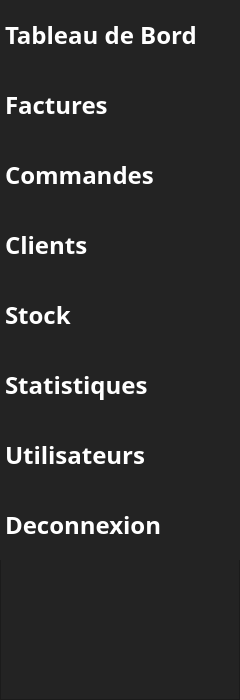
   <widget class="QFrame" name="frame_menu">
    <property name="geometry">
     <rect>
      <x>0</x>
      <y>0</y>
      <width>240</width>
      <height>700</height>
     </rect>
    </property>
    <property name="styleSheet">
     <string notr="true">background-color: rgb(35, 35, 35);</string>
    </property>
    <property name="frameShape">
     <enum>QFrame::StyledPanel</enum>
    </property>
    <property name="frameShadow">
     <enum>QFrame::Raised</enum>
    </property>
    <widget class="QPushButton" name="bouton_dashboard">
     <property name="geometry">
      <rect>
       <x>0</x>
       <y>0</y>
       <width>240</width>
       <height>70</height>
      </rect>
     </property>
     <property name="font">
      <font>
       <family>Century Gothic</family>
       <pointsize>18</pointsize>
       <weight>75</weight>
       <bold>true</bold>
      </font>
     </property>
     <property name="styleSheet">
      <string notr="true">QPushButton {
	color: rgb(255, 255, 255);
	border: 0px solid;
	text-align:left;
	padding-left:5px;
}
QPushButton:hover {
	background-color: rgb(85, 170, 255);
}</string>
     </property>
     <property name="text">
      <string>Tableau de Bord</string>
     </property>
     <property name="iconSize">
      <size>
       <width>30</width>
       <height>30</height>
      </size>
     </property>
     <property name="autoDefault">
      <bool>true</bool>
     </property>
     <property name="default">
      <bool>false</bool>
     </property>
     <property name="flat">
      <bool>false</bool>
     </property>
    </widget>
    <widget class="QPushButton" name="bouton_deconnexion">
     <property name="geometry">
      <rect>
       <x>0</x>
       <y>490</y>
       <width>240</width>
       <height>70</height>
      </rect>
     </property>
     <property name="font">
      <font>
       <family>Century Gothic</family>
       <pointsize>18</pointsize>
       <weight>75</weight>
       <bold>true</bold>
      </font>
     </property>
     <property name="styleSheet">
      <string notr="true">QPushButton {
	color: rgb(255, 255, 255);
	border: 0px solid;
	text-align:left;
	padding-left:5px;
}
QPushButton:hover {
	background-color: rgb(85, 170, 255); 
}</string>
     </property>
     <property name="text">
      <string>Deconnexion</string>
     </property>
    </widget>
    <widget class="QPushButton" name="bouton_clients">
     <property name="geometry">
      <rect>
       <x>0</x>
       <y>210</y>
       <width>240</width>
       <height>70</height>
      </rect>
     </property>
     <property name="font">
      <font>
       <family>Century Gothic</family>
       <pointsize>18</pointsize>
       <weight>75</weight>
       <bold>true</bold>
      </font>
     </property>
     <property name="styleSheet">
      <string notr="true">QPushButton {
	color: rgb(255, 255, 255);
	border: 0px solid;
	text-align:left;
	padding-left:5px;
}
QPushButton:hover {
	background-color: rgb(85, 170, 255); 
}</string>
     </property>
     <property name="text">
      <string>Clients</string>
     </property>
    </widget>
    <widget class="QPushButton" name="bouton_commandes">
     <property name="geometry">
      <rect>
       <x>0</x>
       <y>140</y>
       <width>240</width>
       <height>70</height>
      </rect>
     </property>
     <property name="font">
      <font>
       <family>Century Gothic</family>
       <pointsize>18</pointsize>
       <weight>75</weight>
       <bold>true</bold>
      </font>
     </property>
     <property name="styleSheet">
      <string notr="true">QPushButton {
	color: rgb(255, 255, 255);
	border: 0px solid;
	text-align:left;
	padding-left:5px;
}
QPushButton:hover {
	background-color: rgb(85, 170, 255);
}</string>
     </property>
     <property name="text">
      <string>Commandes</string>
     </property>
    </widget>
    <widget class="QPushButton" name="bouton_factures">
     <property name="geometry">
      <rect>
       <x>0</x>
       <y>70</y>
       <width>240</width>
       <height>70</height>
      </rect>
     </property>
     <property name="font">
      <font>
       <family>Century Gothic</family>
       <pointsize>18</pointsize>
       <weight>75</weight>
       <bold>true</bold>
      </font>
     </property>
     <property name="layoutDirection">
      <enum>Qt::LeftToRight</enum>
     </property>
     <property name="styleSheet">
      <string notr="true">QPushButton {
	color: rgb(255, 255, 255);
	border: 0px solid;
	text-align:left;
	padding-left:5px;
}
QPushButton:hover {
	background-color: rgb(85, 170, 255);
}</string>
     </property>
     <property name="text">
      <string>Factures</string>
     </property>
    </widget>
    <widget class="QPushButton" name="bouton_utilisateurs">
     <property name="geometry">
      <rect>
       <x>0</x>
       <y>420</y>
       <width>240</width>
       <height>70</height>
      </rect>
     </property>
     <property name="font">
      <font>
       <family>Century Gothic</family>
       <pointsize>18</pointsize>
       <weight>75</weight>
       <bold>true</bold>
      </font>
     </property>
     <property name="styleSheet">
      <string notr="true">QPushButton {
	color: rgb(255, 255, 255);
	border: 0px solid;
	text-align:left;
	padding-left:5px;
}
QPushButton:hover {
	background-color: rgb(85, 170, 255);
}</string>
     </property>
     <property name="text">
      <string>Utilisateurs</string>
     </property>
    </widget>
    <widget class="QPushButton" name="bouton_stock">
     <property name="geometry">
      <rect>
       <x>0</x>
       <y>280</y>
       <width>240</width>
       <height>70</height>
      </rect>
     </property>
     <property name="font">
      <font>
       <family>Century Gothic</family>
       <pointsize>18</pointsize>
       <weight>75</weight>
       <bold>true</bold>
      </font>
     </property>
     <property name="styleSheet">
      <string notr="true">QPushButton {
	color: rgb(255, 255, 255);
	border: 0px solid;
	text-align:left;
	padding-left:5px;
}
QPushButton:hover {
	background-color: rgb(85, 170, 255);
}</string>
     </property>
     <property name="text">
      <string>Stock</string>
     </property>
    </widget>
    <widget class="QPushButton" name="bouton_statistiques">
     <property name="geometry">
      <rect>
       <x>0</x>
       <y>350</y>
       <width>240</width>
       <height>70</height>
      </rect>
     </property>
     <property name="font">
      <font>
       <family>Century Gothic</family>
       <pointsize>18</pointsize>
       <weight>75</weight>
       <bold>true</bold>
      </font>
     </property>
     <property name="styleSheet">
      <string notr="true">QPushButton {
	color: rgb(255, 255, 255);
	border: 0px solid;
	text-align:left;
	padding-left:5px;
}
QPushButton:hover {
	background-color: rgb(85, 170, 255);
}</string>
     </property>
     <property name="text">
      <string>Statistiques</string>
     </property>
    </widget>
   </widget>
